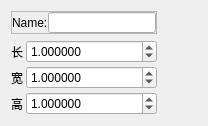
        <widget class="QWidget" name="tab_box">
         <attribute name="title">
          <string>box</string>
         </attribute>
         <layout class="QGridLayout" name="gridLayout_2">
          <item row="1" column="0">
           <layout class="QFormLayout" name="formLayout_8">
            <property name="horizontalSpacing">
             <number>3</number>
            </property>
            <property name="verticalSpacing">
             <number>3</number>
            </property>
            <item row="0" column="0">
             <widget class="QLabel" name="label_3">
              <property name="text">
               <string>长</string>
              </property>
             </widget>
            </item>
            <item row="0" column="1">
             <widget class="QDoubleSpinBox" name="boxDxDoubleSpinBox">
              <property name="decimals">
               <number>6</number>
              </property>
              <property name="minimum">
               <double>0.000001000000000</double>
              </property>
              <property name="maximum">
               <double>100000000.000000000000000</double>
              </property>
              <property name="value">
               <double>1.000000000000000</double>
              </property>
             </widget>
            </item>
            <item row="1" column="0">
             <widget class="QLabel" name="label_4">
              <property name="text">
               <string>宽</string>
              </property>
             </widget>
            </item>
            <item row="1" column="1">
             <widget class="QDoubleSpinBox" name="boxDyDoubleSpinBox">
              <property name="decimals">
               <number>6</number>
              </property>
              <property name="minimum">
               <double>0.000001000000000</double>
              </property>
              <property name="maximum">
               <double>100000000.000000000000000</double>
              </property>
              <property name="value">
               <double>1.000000000000000</double>
              </property>
             </widget>
            </item>
            <item row="2" column="0">
             <widget class="QLabel" name="label_5">
              <property name="text">
               <string>高</string>
              </property>
             </widget>
            </item>
            <item row="2" column="1">
             <widget class="QDoubleSpinBox" name="boxDzDoubleSpinBox">
              <property name="decimals">
               <number>6</number>
              </property>
              <property name="minimum">
               <double>0.000001000000000</double>
              </property>
              <property name="maximum">
               <double>100000000.000000000000000</double>
              </property>
              <property name="value">
               <double>1.000000000000000</double>
              </property>
             </widget>
            </item>
           </layout>
          </item>
          <item row="0" column="0">
           <widget class="QFrame" name="blockNameFrame_2">
            <property name="sizePolicy">
             <sizepolicy hsizetype="Fixed" vsizetype="Minimum">
              <horstretch>0</horstretch>
              <verstretch>0</verstretch>
             </sizepolicy>
            </property>
            <property name="maximumSize">
             <size>
              <width>16777215</width>
              <height>23</height>
             </size>
            </property>
            <property name="frameShape">
             <enum>QFrame::StyledPanel</enum>
            </property>
            <property name="frameShadow">
             <enum>QFrame::Raised</enum>
            </property>
            <layout class="QHBoxLayout" name="horizontalLayout_9">
             <property name="spacing">
              <number>0</number>
             </property>
             <property name="leftMargin">
              <number>0</number>
             </property>
             <property name="topMargin">
              <number>0</number>
             </property>
             <property name="rightMargin">
              <number>0</number>
             </property>
             <property name="bottomMargin">
              <number>0</number>
             </property>
             <item>
              <widget class="QLabel" name="label_30">
               <property name="text">
                <string>Name:</string>
               </property>
              </widget>
             </item>
             <item>
              <widget class="QLineEdit" name="boxNameLineEdit">
               <property name="readOnly">
                <bool>true</bool>
               </property>
              </widget>
             </item>
            </layout>
           </widget>
          </item>
          <item row="0" column="1" rowspan="2">
           <spacer name="horizontalSpacer_2">
            <property name="orientation">
             <enum>Qt::Horizontal</enum>
            </property>
            <property name="sizeHint" stdset="0">
             <size>
              <width>40</width>
              <height>20</height>
             </size>
            </property>
           </spacer>
          </item>
         </layout>
        </widget>
